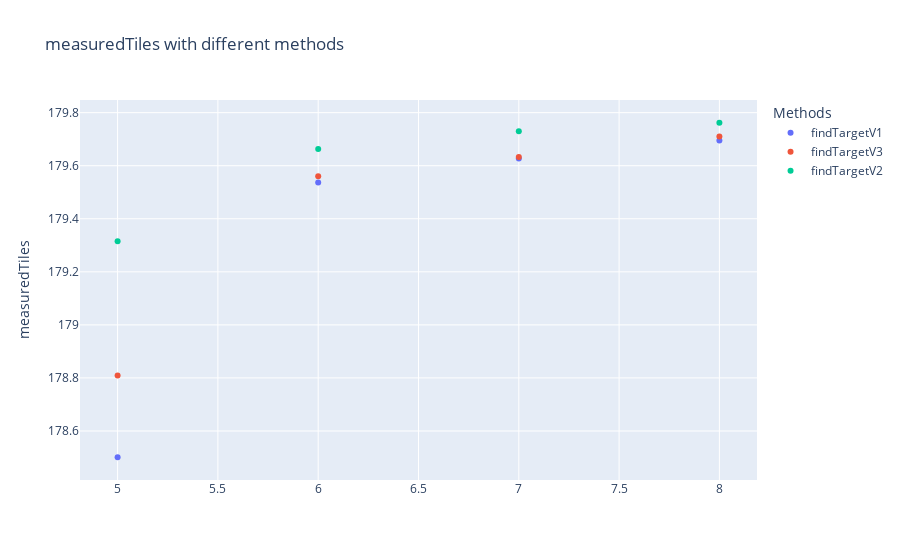

The notebook cell this image was saved under:
### Code cell
fig = go.Figure()
for j, parameter in enumerate(parametersToTest):
    fig.add_trace(go.Scatter(x=nbRefPointBotsNMR, y=totalNMRSeries[j],
                        mode='markers',
                        name=parameter))



fig.update_layout(
    title=f"{parameterY} with different methods",
    yaxis_title=f"{parameterY}",
    legend_title="Methods",

)      
fig.show()

### Figure 1 — Plotly figure (JSON) as saved in the notebook; plotly's stock layout.template omitted (floating-point values rounded to 4 significant figures)
{"data": [{"mode": "markers", "name": "findTargetV1", "type": "scatter", "x": [7, 6, 5, 8], "y": [179.6, 179.5, 178.5, 179.7]}, {"mode": "markers", "name": "findTargetV3", "type": "scatter", "x": [7, 6, 5, 8], "y": [179.6, 179.6, 178.8, 179.7]}, {"mode": "markers", "name": "findTargetV2", "type": "scatter", "x": [7, 6, 5, 8], "y": [179.7, 179.7, 179.3, 179.8]}], "layout": {"legend": {"title": {"text": "Methods"}}, "title": {"text": "measuredTiles with different methods"}, "yaxis": {"title": {"text": "measuredTiles"}}}}
